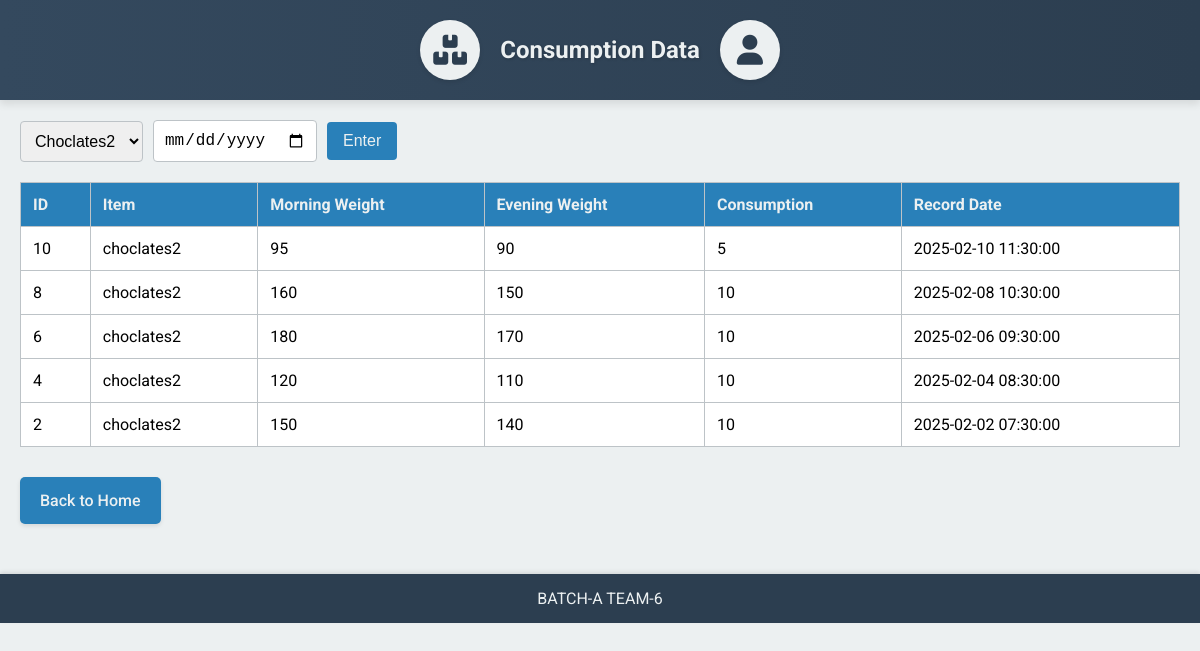
Page /Web_and_PHP/consumption.php?item=choclates2 on the committed database.
### tables this page shows
CREATE TABLE consumption (
    id INT AUTO_INCREMENT PRIMARY KEY,
    item VARCHAR(255) NOT NULL,
    morning_weight FLOAT NOT NULL,
    evening_weight FLOAT NOT NULL,
    consumption FLOAT NOT NULL,
    record_date DATETIME DEFAULT CURRENT_TIMESTAMP
);

### Web_and_PHP/consumption.php (the view, shortened to what this page needs)
<?php
require 'config.php';
$selectedItem = isset($_GET['item']) ? $_GET['item'] : '';
$selectedDate = isset($_GET['date']) ? $_GET['date'] : '';
$query = "SELECT * FROM consumption";
$conditions = [];
if ($selectedItem !== '') {
    $conditions[] = "item = '" . $conn->real_escape_string($selectedItem) . "'";
}
if (count($conditions) > 0) {
    $query .= " WHERE " . implode(" AND ", $conditions);
}
$query .= " ORDER BY record_date DESC";
$result = $conn->query($query);
?>
<!DOCTYPE html>
<html lang="en">
<head>
  <link
    rel="stylesheet"
    href="https://cdnjs.cloudflare.com/ajax/libs/font-awesome/6.0.0-beta3/css/all.min.css"
  />
  <link rel="stylesheet" href="styles.css" />
</head>
<body>
  <header>
    <div class="header-container">
      <div class="inventory-logo"><i class="fas fa-boxes"></i></div>
      <h2>Consumption Data</h2>
      <div class="user-profile"><i class="fas fa-user"></i></div>
    </div>
  </header>
  <main>
    <div class="content-container">
      <form class="search-form" method="get" action="consumption.php">
        <select name="item">
          <option value="choclates2" <?php if($selectedItem=='choclates2') echo 'selected'; ?>>Choclates2</option>
        </select>
        <input type="date" name="date" value="<?php echo htmlspecialchars($selectedDate); ?>" />
        <button type="submit">Enter</button>
      </form>
      <div class="results-box">
        <table>
          <thead>
            <tr>
              <th>ID</th>
              <th>Item</th>
              <th>Morning Weight</th>
              <th>Evening Weight</th>
              <th>Consumption</th>
              <th>Record Date</th>
            </tr>
          </thead>
          <tbody>
            <?php if ($result && $result->num_rows > 0): ?>
              <?php while ($row = $result->fetch_assoc()): ?>
                <tr>
                  <td><?php echo $row['id']; ?></td>
                  <td><?php echo $row['item']; ?></td>
                  <td><?php echo $row['morning_weight']; ?></td>
                  <td><?php echo $row['evening_weight']; ?></td>
                  <td><?php echo $row['consumption']; ?></td>
                  <td><?php echo $row['record_date']; ?></td>
                </tr>
              <?php endwhile; ?>
            <?php else: ?>
              <tr>
                <td colspan="6" style="text-align:center;">No records found.</td>
              </tr>
            <?php endif; ?>
          </tbody>
        </table>
      </div>
      <a href="index.php" class="button">Back to Home</a>
    </div>
  </main>
  <footer>
    BATCH-A TEAM-6
  </footer>
</body>
</html>

### Web_and_PHP/styles.css (style rules this page uses)
body { font-family: 'Roboto', sans-serif; margin: 0; padding: 0; background-color: #ecf0f1; }
header { background: linear-gradient(90deg, #34495e, #2c3e50); color: #ecf0f1; position: sticky; top: 0; z-index: 1000; box-shadow: 0 4px 8px rgba(0,0,0,0.1); }
.header-container { max-width: 1200px; margin: 0 auto; display: flex; justify-content: center; align-items: center; gap: 20px; padding: 20px; }
.header-container h1, .header-container h2 { font-weight: 700; margin: 0; text-shadow: 1px 1px 3px rgba(0,0,0,0.2); }
.inventory-logo, .user-profile { width: 60px; height: 60px; background-color: #ecf0f1; border-radius: 50%; display: flex; align-items: center; justify-content: center; color: #2c3e50; font-size: 30px; box-shadow: 0 2px 4px rgba(0, 0, 0, 0.1); }
main { padding: 20px 0; }
.content-container { max-width: 1200px; margin: 0 auto; padding: 0 20px; background-color: #fff0; border-radius: 8px; }
.button { background-color: #2980b9; color: #ecf0f1; padding: 14px 20px; margin: 10px 0; text-align: center; border-radius: 5px; text-decoration: none; font-size: 1rem; font-weight: 500; transition: background-color 0.3s ease, box-shadow 0.3s ease; display: inline-block; box-shadow: 0 2px 4px rgba(0,0,0,0.1); }
form.search-form { display: flex; flex-wrap: wrap; align-items: center; gap: 10px; margin-bottom: 20px; }
form.search-form select, form.search-form input[type="date"] { padding: 10px; font-size: 1rem; border: 1px solid #bdc3c7; border-radius: 4px; }
form.search-form button { background-color: #2980b9; color: #ecf0f1; border: none; padding: 10px 16px; font-size: 1rem; border-radius: 4px; cursor: pointer; transition: background-color 0.3s ease, box-shadow 0.3s ease; }
.results-box { overflow-x: auto; margin-bottom: 20px; }
table { width: 100%; border-collapse: collapse; background-color: #fff; box-shadow: 0 2px 4px rgba(0,0,0,0.1); }
table, th, td { border: 1px solid #bdc3c7; }
th { background-color: #2980b9; color: #ecf0f1; font-weight: 700; }
th, td { padding: 12px; text-align: left; }
footer { background: #2c3e50; color: #ecf0f1; text-align: center; padding: 15px; margin-top: 20px; box-shadow: 0 -2px 4px rgba(0,0,0,0.1); }

### rows in the picture
consumption: id "10", item "choclates2", morning_weight "95", evening_weight "90", consumption "5", record_date "2025-02-10 11:30:00"
consumption: id "8", item "choclates2", morning_weight "160", evening_weight "150", consumption "10", record_date "2025-02-08 10:30:00"
consumption: id "6", item "choclates2", morning_weight "180", evening_weight "170", consumption "10", record_date "2025-02-06 09:30:00"
consumption: id "4", item "choclates2", morning_weight "120", evening_weight "110", consumption "10", record_date "2025-02-04 08:30:00"
consumption: id "2", item "choclates2", morning_weight "150", evening_weight "140", consumption "10", record_date "2025-02-02 07:30:00"
